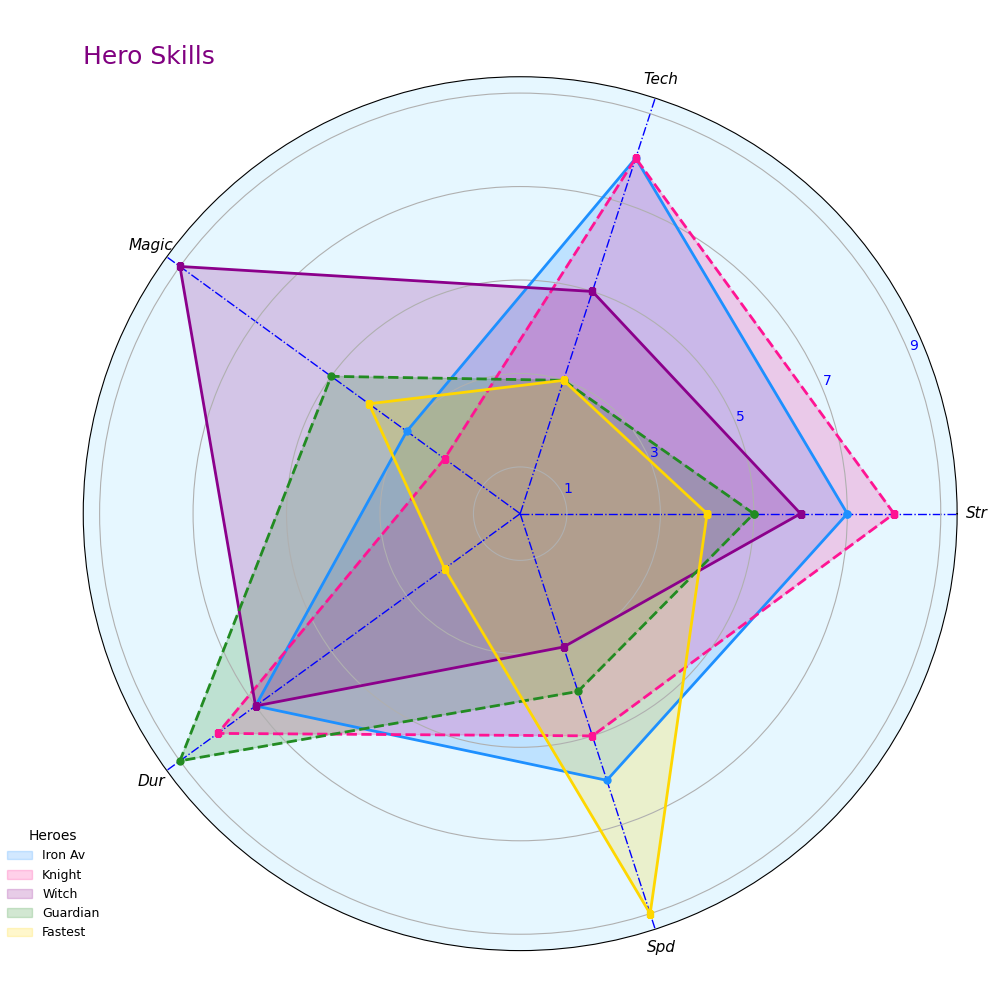

Reproduce this figure in Python.
import matplotlib.pyplot as plt
import numpy as np

# Shortened superhero names and categories
superheroes = ["Iron Av", "Knight", "Witch", "Guardian", "Fastest"]
categories = ["Str", "Tech", "Magic", "Dur", "Spd"]

capabilities = np.array([
    [7, 8, 3, 7, 6],
    [8, 8, 2, 8, 5],
    [6, 5, 9, 7, 3],
    [5, 3, 5, 9, 4],
    [4, 3, 4, 2, 9]
])

num_vars = len(categories)
angles = np.linspace(0, 2 * np.pi, num_vars, endpoint=False).tolist()
angles += angles[:1]

fig, ax = plt.subplots(figsize=(10, 10), subplot_kw=dict(polar=True))
new_colors = ["#1E90FF", "#FF1493", "#8B008B", "#228B22", "#FFD700"]

# Iterate through each superhero's data and plot on the radar chart
for idx, (data, color) in enumerate(zip(capabilities, new_colors)):
    data = np.concatenate((data, [data[0]]))
    line_style = '-' if idx % 2 == 0 else '--'
    marker_style = 'o' if idx % 3 == 0 else 's'
    ax.plot(angles, data, linestyle=line_style, color=color, marker=marker_style, markersize=5, linewidth=2)
    ax.fill(angles, data, color=color, alpha=0.2, label=superheroes[idx])

ax.set_xticks(angles[:-1])
ax.set_xticklabels(categories, fontsize=11, style='italic')

ax.set_yticks(range(1, 11, 2))
ax.set_yticklabels([str(i) for i in range(1, 11, 2)], color='blue')

ax.xaxis.grid(True, color='blue', linestyle='-.', linewidth=1)

# Simplified title and legend title
ax.set_title("Hero Skills", fontsize=18, color='purple', loc='left')
ax.legend(loc='lower left', bbox_to_anchor=(-0.1, 0), title="Heroes", fontsize=9, frameon=False)

ax.set_facecolor('#e6f7ff')

plt.tight_layout()
plt.show()
